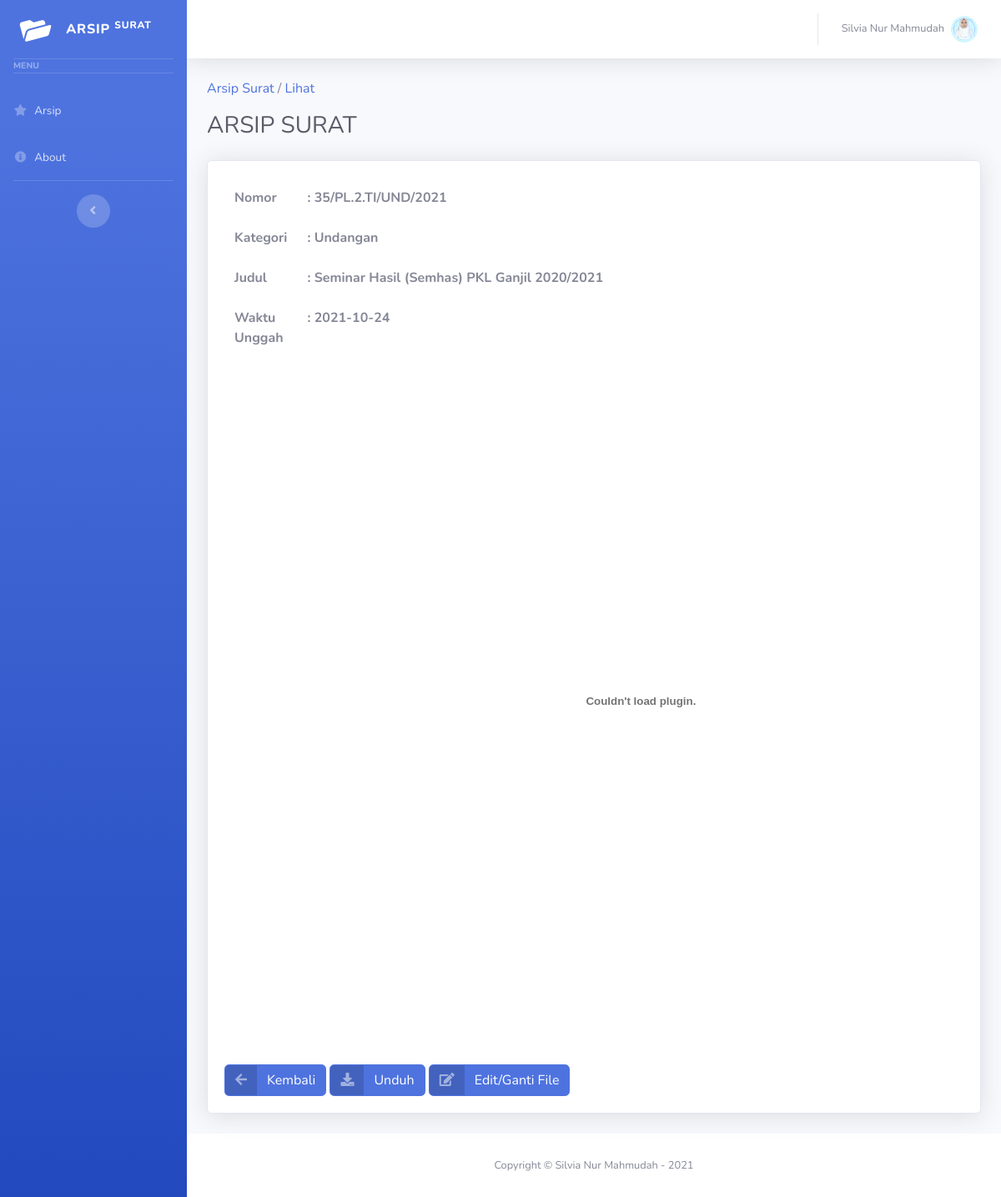
Page /view.php?id=28 on the committed database.
### tables this page shows
CREATE TABLE `arsip_surat` (
  `id` int(15) NOT NULL,
  `Nomor_surat` varchar(255) NOT NULL,
  `Kategori` varchar(50) NOT NULL,
  `Judul_surat` varchar(50) NOT NULL,
  `Tanggal_arsip` date NOT NULL,
  `file_surat` varchar(500) NOT NULL
);

### view.php (the view, shortened to what this page needs)
<!DOCTYPE html>
<html lang="en">
<head>
    <link href="vendor/fontawesome-free/css/all.min.css" rel="stylesheet" type="text/css">
    <link href="css/sb-admin-2.min.css" rel="stylesheet">
    <link href="vendor/datatables/dataTables.bootstrap4.min.css" rel="stylesheet">
</head>
<body id="page-top">
    <div id="wrapper">
        <?php include 'menu.php'; ?>
        <div id="content-wrapper" class="d-flex flex-column">
            <div id="content">
                <?php include "topbar.php" ?>
                <div class="container-fluid">
                    <p><a href="arsip.php">Arsip Surat </a> / <a href="view.php"> Lihat</a></p>
                    <h1 class="h3 mb-2 text-gray-800">ARSIP SURAT</h1>
                    <div class="card shadow mb-4">
                        <div class="card-body">
                            <?php
                            include "koneksi.php";
                            $id = $_GET['id'];
                            $query_mysql = mysqli_query($conn, "SELECT * FROM arsip_surat WHERE id='$id'") or die(mysqli_error());
                            while($data = mysqli_fetch_array($query_mysql)) { ?>
                                <div class="table-responsive">
                                <table class="table table-borderless" width="100%"  cellspacing="0">
                                    <tbody>
                                        <tr>
                                            <th>Nomor</th>
                                            <th> : <?php echo $data['Nomor_surat']; ?></th>
                                        </tr>
                                        <tr>
                                            <th>Kategori</th>
                                            <th> : <?php echo $data['Kategori']; ?></th>
                                        </tr>
                                        <tr>
                                            <th>Judul</th>
                                            <th> : <?php echo $data['Judul_surat']; ?></th>
                                        </tr>
                                        <tr>
                                            <th>Waktu Unggah</th>
                                            <th> : <?php echo $data['Tanggal_arsip']; ?></th>
                                        </tr>
                                        <tr>
                                            <th></th>
                                            <th><embed type="application/pdf" src="file/<?php echo $data['file_surat']; ?>" width="800" height="800"></embed></th>
                                        </tr>
                                    </tbody>
                                </table>
                                </div>
                                <div>
                                <a href="arsip.php" class="btn btn-primary btn-icon-split">
                                    <span class="icon text-white-50">
                                        <i class="fas fa-arrow-left"></i>
                                    </span>
                                    <span class="text">Kembali</span>
                                </a>
                                <a href="download.php?file=<?php echo $data['file_surat']; ?>" class="btn btn-primary btn-icon-split">
                                    <span class="icon text-white-50">
                                        <i class="fas fa-download"></i>
                                    </span>
                                    <span class="text">Unduh</span>
                                </a>
                                <a href="edit.php?id=<?php echo $data['id']; ?>" class="btn btn-primary btn-icon-split">
                                    <span class="icon text-white-50">
                                        <i class="fas fa-edit"></i>
                                    </span>
                                    <span class="text">Edit/Ganti File</span>
                                </a>
                                </div>
                            <?php } ?>
                        </div>
                    </div>
                </div>
            </div>
            <footer class="sticky-footer bg-white">
                <div class="container my-auto">
                    <div class="copyright text-center my-auto">
                        <span>Copyright &copy; Silvia Nur Mahmudah - <?php echo date('Y') ?></span>
                    </div>
                </div>
            </footer>
        </div>
    </div>
</body>
</html>

### rows in the picture
arsip_surat: Nomor_surat "35/PL.2.TI/UND/2021", Kategori "Undangan", Judul_surat "Seminar Hasil (Semhas) PKL Ganjil 2020/2021", Tanggal_arsip "2021-10-24"
